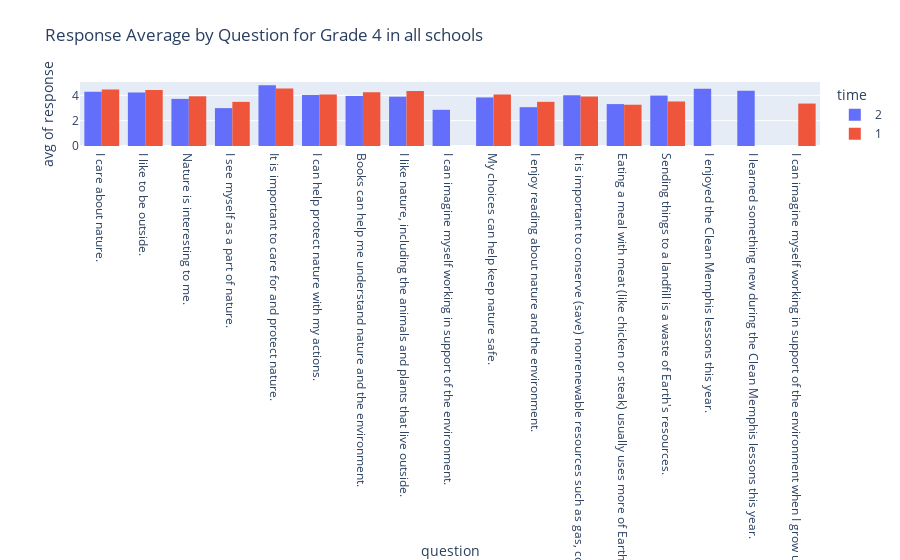

Notebook code for this chart:
### Code cell
px.histogram(grade4_df, x="question", y='response', color="time", barmode="group", histfunc = "avg",
                   title="Response Average by Question for Grade 4 in all schools")

### Figure 1 — Plotly figure (JSON) as saved in the notebook; plotly's stock layout.template omitted (floating-point values rounded to 4 significant figures; data arrays with more than 128 entries replaced by an {"elided": "..."} marker saying what was removed)
{"data": [{"alignmentgroup": "True", "bingroup": "x", "histfunc": "avg", "hovertemplate": "time=2<br>question=%{x}<br>avg of response=%{y}<extra></extra>", "legendgroup": "2", "marker": {"color": "#636efa", "pattern": {"shape": ""}}, "name": "2", "offsetgroup": "2", "orientation": "v", "showlegend": true, "type": "histogram", "x": {"elided": "2007 str values"}, "xaxis": "x", "y": {"elided": "2007 float values"}, "yaxis": "y"}, {"alignmentgroup": "True", "bingroup": "x", "histfunc": "avg", "hovertemplate": "time=1<br>question=%{x}<br>avg of response=%{y}<extra></extra>", "legendgroup": "1", "marker": {"color": "#EF553B", "pattern": {"shape": ""}}, "name": "1", "offsetgroup": "1", "orientation": "v", "showlegend": true, "type": "histogram", "x": {"elided": "2255 str values"}, "xaxis": "x", "y": {"elided": "2255 float values"}, "yaxis": "y"}], "layout": {"barmode": "group", "legend": {"title": {"text": "time"}, "tracegroupgap": 0}, "title": {"text": "Response Average by Question for Grade 4 in all schools"}, "xaxis": {"anchor": "y", "domain": [0, 1], "title": {"text": "question"}}, "yaxis": {"anchor": "x", "domain": [0, 1], "title": {"text": "avg of response"}}}}
